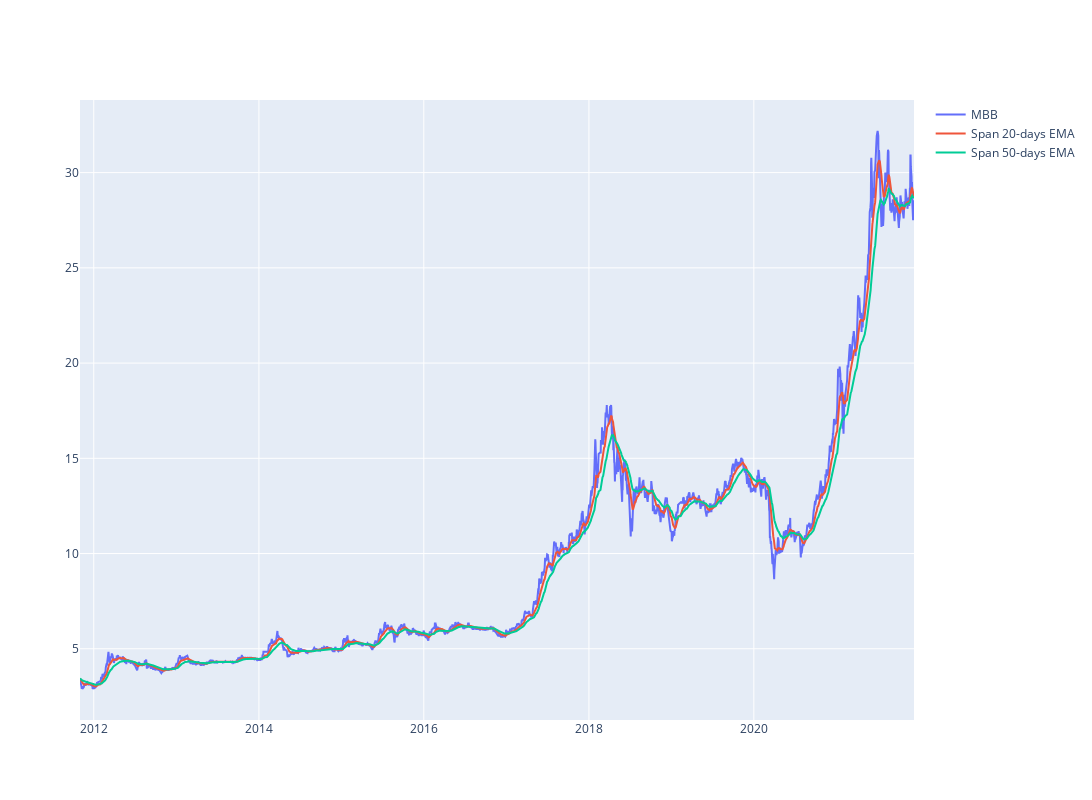

Notebook code cell kept with this figure:
### Code cell
#plot linechart for stock price
short_rolling = df['<Close>'].rolling(window=20).mean()

ema_long = df['<Close>'].ewm(span=50, adjust=False).mean()
ema_short = df['<Close>'].ewm(span=20, adjust=False).mean()
line_price = df['<Close>']
fig = go.Figure()
#px.line(df_hpg, x='datetime', y='<Close>', labels={'x':'Date', 'y':'Price'})
fig.update_layout(  autosize=False,   width=1200,    height=800)
fig.add_trace(go.Scatter(x=df.datetime, y=line_price, 
                        mode='lines', name=stock))

fig.add_trace(go.Scatter(x=df.datetime, y=ema_short, 
                        mode='lines', name='Span 20-days EMA'))

fig.add_trace(go.Scatter(x=df.datetime, y=ema_long, 
                        mode='lines', name='Span 50-days EMA'))

### Figure 1 — Plotly figure (JSON) as saved in the notebook; plotly's stock layout.template omitted (floating-point values rounded to 4 significant figures; data arrays with more than 128 entries replaced by an {"elided": "..."} marker saying what was removed)
{"data": [{"mode": "lines", "name": "MBB", "type": "scatter", "x": {"elided": "2525 str values"}, "y": {"elided": "2525 float values"}}, {"mode": "lines", "name": "Span 20-days EMA", "type": "scatter", "x": {"elided": "2525 str values"}, "y": {"elided": "2525 float values"}}, {"mode": "lines", "name": "Span 50-days EMA", "type": "scatter", "x": {"elided": "2525 str values"}, "y": {"elided": "2525 float values"}}], "layout": {"autosize": false, "height": 800, "width": 1200}}
